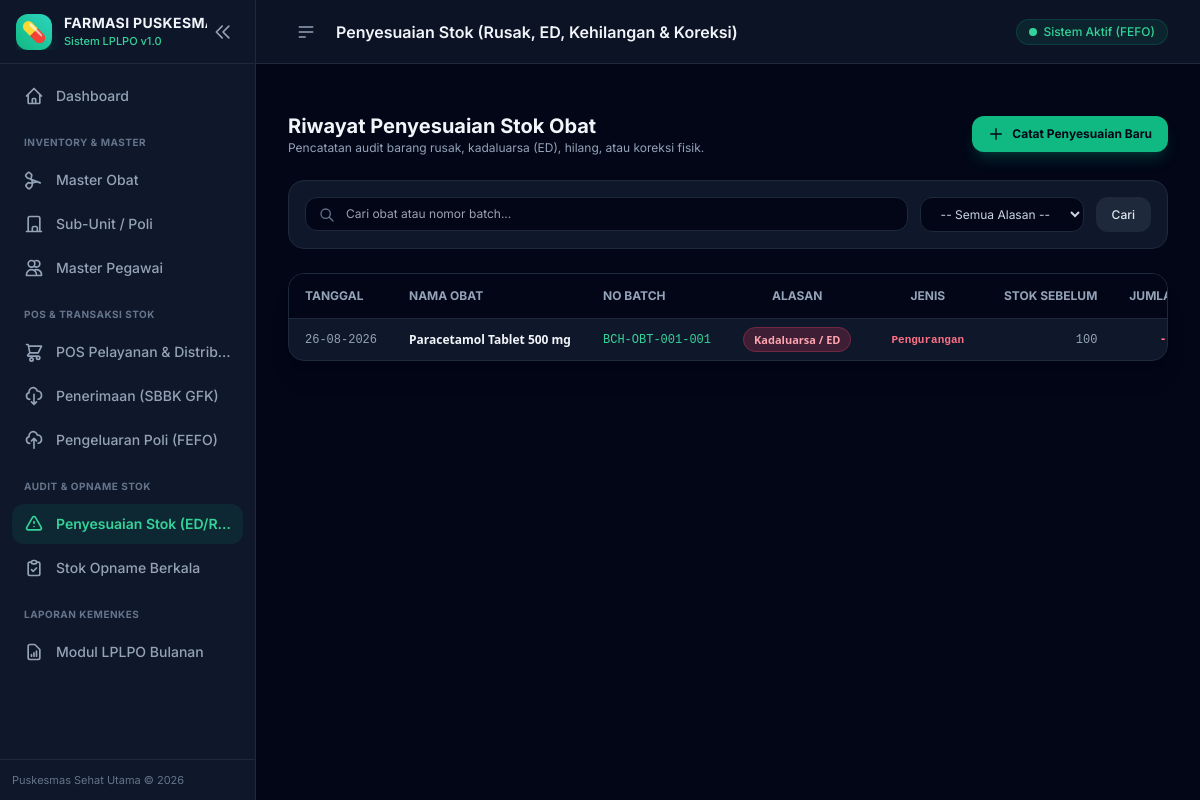
/penyesuaian/, run on the app's committed database.
### app/models.py (models this page shows, shortened)
class BaseModel(db.Model):
    __abstract__ = True

class PenyesuaianStok(BaseModel):
    __tablename__ = 'penyesuaian_stok'
    id = db.Column(db.Integer, primary_key=True)
    batch_id = db.Column(db.Integer, db.ForeignKey('batch_obat.id'), nullable=False)
    obat_id = db.Column(db.Integer, db.ForeignKey('obat.id'), nullable=False)
    jenis_penyesuaian = db.Column(db.String(20), nullable=False)  # 'Pengurangan' atau 'Penambahan'
    kategori_alasan = db.Column(db.String(50), nullable=False)   # 'Rusak', 'Hilang', 'Expired (ED)', 'Koreksi Fisik', 'Lain-lain'
    stok_sebelum = db.Column(db.Integer, nullable=False)
    jumlah_penyesuaian = db.Column(db.Integer, nullable=False)
    stok_setelah = db.Column(db.Integer, nullable=False)
    tanggal_penyesuaian = db.Column(db.Date, default=date.today)
    keterangan = db.Column(db.Text)
    petugas = db.Column(db.String(100), default='Daril Rahmatullah, S. Farm.')
    created_at = db.Column(db.DateTime, default=datetime.utcnow)
    batch = db.relationship('BatchObat')
    obat = db.relationship('Obat')

class Obat(BaseModel):
    __tablename__ = 'obat'
    id = db.Column(db.Integer, primary_key=True)
    kode_obat = db.Column(db.String(50), unique=True, nullable=False, index=True)
    nama_obat = db.Column(db.String(150), nullable=False)
    bentuk_sediaan = db.Column(db.String(50), default='Tablet')
    satuan = db.Column(db.String(30), default='Tablet')
    kategori = db.Column(db.String(50), default='Generik')
    harga_satuan = db.Column(db.Float, default=0.0)
    stok_minimum = db.Column(db.Integer, default=10)
    buffer_percent = db.Column(db.Float, default=0.20)
    created_at = db.Column(db.DateTime, default=datetime.utcnow)
    batches = db.relationship('BatchObat', backref='obat', lazy=True, cascade="all, delete-orphan")

class BatchObat(BaseModel):
    __tablename__ = 'batch_obat'
    id = db.Column(db.Integer, primary_key=True)
    obat_id = db.Column(db.Integer, db.ForeignKey('obat.id'), nullable=False)
    no_batch = db.Column(db.String(50), nullable=False)
    expired_date = db.Column(db.Date, nullable=False)
    stok_awal = db.Column(db.Integer, default=0)
    stok_sekarang = db.Column(db.Integer, default=0)
    sumber_dana = db.Column(db.String(50), default='APBD')
    harga_batch = db.Column(db.Float, default=0.0)
    created_at = db.Column(db.DateTime, default=datetime.utcnow)

### app/routes/penyesuaian.py (the view)
@penyesuaian_bp.route('/')
def list_penyesuaian():
    query = request.args.get('q', '').strip()
    alasan_filter = request.args.get('alasan', '').strip()
    penyesuaian_query = PenyesuaianStok.query.join(Obat).join(BatchObat)
    if query:
        penyesuaian_query = penyesuaian_query.filter(
            (Obat.nama_obat.ilike(f'%{query}%')) |
            (Obat.kode_obat.ilike(f'%{query}%')) |
            (BatchObat.no_batch.ilike(f'%{query}%'))
        )
    if alasan_filter:
        penyesuaian_query = penyesuaian_query.filter(PenyesuaianStok.kategori_alasan == alasan_filter)
    records = penyesuaian_query.order_by(PenyesuaianStok.created_at.desc()).all()
    obats = Obat.query.order_by(Obat.nama_obat.asc()).all()
    return render_template('penyesuaian/list.html', records=records, obats=obats, query=query, selected_alasan=alasan_filter)

### app/templates/penyesuaian/list.html (shortened to what this page needs)
{% extends 'base.html' %}
{% block header_title %}Penyesuaian Stok (Rusak, ED, Kehilangan & Koreksi){% endblock %}
{% block content %}
<div class="space-y-6">
    <div class="flex flex-col sm:flex-row items-start sm:items-center justify-between gap-4">
        <div>
            <h3 class="text-xl font-bold text-slate-100">Riwayat Penyesuaian Stok Obat</h3>
            <p class="text-xs text-slate-400">Pencatatan audit barang rusak, kadaluarsa (ED), hilang, atau koreksi fisik.</p>
        </div>
        <a href="{{ url_for('penyesuaian.tambah_penyesuaian') }}" class="px-4 py-2.5 bg-emerald-500 hover:bg-emerald-400 text-slate-950 font-bold rounded-xl transition-all shadow-lg shadow-emerald-500/20 text-xs flex items-center gap-2">
            <svg class="w-4 h-4" fill="none" stroke="currentColor" viewBox="0 0 24 24"><path stroke-linecap="round" stroke-linejoin="round" stroke-width="2" d="M12 4v16m8-8H4"/></svg>
            Catat Penyesuaian Baru
        </a>
    </div>
    <div class="bg-slate-900 p-4 rounded-2xl border border-slate-800 flex flex-col md:flex-row gap-4 justify-between items-center">
        <form method="GET" action="{{ url_for('penyesuaian.list_penyesuaian') }}" class="flex flex-col sm:flex-row gap-3 w-full">
            <div class="relative flex-1">
                <input type="text" name="q" value="{{ query }}" placeholder="Cari obat atau nomor batch..." class="w-full pl-10 pr-4 py-2 bg-slate-950 border border-slate-800 rounded-xl text-xs text-slate-100 focus:outline-none focus:border-emerald-500">
                <svg class="w-4 h-4 text-slate-500 absolute left-3.5 top-2.5" fill="none" stroke="currentColor" viewBox="0 0 24 24"><path stroke-linecap="round" stroke-linejoin="round" stroke-width="2" d="M21 21l-6-6m2-5a7 7 0 11-14 0 7 7 0 0114 0z"/></svg>
            </div>
            <select name="alasan" onchange="this.form.submit()" class="bg-slate-950 border border-slate-800 text-xs text-slate-300 rounded-xl px-4 py-2 focus:outline-none focus:border-emerald-500">
                <option value="">-- Semua Alasan --</option>
            </select>
            <button type="submit" class="px-4 py-2 bg-slate-800 hover:bg-slate-700 text-slate-200 text-xs font-medium rounded-xl">Cari</button>
        </form>
    </div>
    <div class="bg-slate-900 rounded-2xl border border-slate-800 overflow-hidden shadow-xl">
        <div class="overflow-x-auto">
            <table class="w-full text-xs text-left">
                <thead class="bg-slate-950 text-slate-400 uppercase font-semibold border-b border-slate-800 whitespace-nowrap">
                    <tr>
                        <th class="px-4 py-3.5">Tanggal</th>
                        <th class="px-4 py-3.5">Nama Obat</th>
                        <th class="px-4 py-3.5">No Batch</th>
                        <th class="px-4 py-3.5 text-center">Alasan</th>
                        <th class="px-4 py-3.5 text-center">Jenis</th>
                        <th class="px-4 py-3.5 text-right">Stok Sebelum</th>
                        <th class="px-4 py-3.5 text-right">Jumlah</th>
                    </tr>
                </thead>
                <tbody class="divide-y divide-slate-800/60 font-sans">
                    {% if records %}
                        {% for r in records %}
                        <tr class="hover:bg-slate-800/40 transition-colors">
                            <td class="px-4 py-3 font-mono text-slate-400 whitespace-nowrap">{{ r.tanggal_penyesuaian.strftime('%d-%m-%Y') }}</td>
                            <td class="px-4 py-3 font-bold text-slate-100 whitespace-nowrap">{{ r.obat.nama_obat }}</td>
                            <td class="px-4 py-3 font-mono text-emerald-400 whitespace-nowrap">{{ r.batch.no_batch }}</td>
                            <td class="px-4 py-3 text-center whitespace-nowrap">
                                <span class="px-2.5 py-1 rounded-full text-[11px] font-bold {{ 'bg-rose-500/20 text-rose-300 border border-rose-500/30' if r.kategori_alasan in ['Rusak / Cacat', 'Kadaluarsa / ED', 'Kehilangan'] else 'bg-amber-500/20 text-amber-300 border border-amber-500/30' }}">
                                    {{ r.kategori_alasan }}
                                </span>
                            </td>
                            <td class="px-4 py-3 text-center whitespace-nowrap">
                                <span class="px-2 py-0.5 rounded text-[11px] font-mono font-bold {{ 'text-rose-400' if r.jenis_penyesuaian == 'Pengurangan' else 'text-emerald-400' }}">
                                    {{ r.jenis_penyesuaian }}
                                </span>
                            </td>
                            <td class="px-4 py-3 text-right font-mono text-slate-400 whitespace-nowrap">{{ r.stok_sebelum|number }}</td>
                            <td class="px-4 py-3 text-right font-mono font-bold whitespace-nowrap {{ 'text-rose-400' if r.jenis_penyesuaian == 'Pengurangan' else 'text-emerald-400' }}">
                                {{ '-' if r.jenis_penyesuaian == 'Pengurangan' else '+' }}{{ r.jumlah_penyesuaian|number }}
                            </td>
                        </tr>
                        {% endfor %}
                    {% else %}
                        <tr>
                            <td colspan="9" class="text-center py-8 text-slate-500 text-xs">
                                Belum ada riwayat penyesuaian stok obat.
                            </td>
                        </tr>
                    {% endif %}
                </tbody>
            </table>
        </div>
    </div>
</div>
{% endblock %}

### app/templates/base.html (style rules this page uses)
body { font-family: 'Inter', sans-serif; }

### data on the page
PenyesuaianStok: tanggal_penyesuaian "26-08-2026", obat.nama_obat "Paracetamol Tablet 500 mg", batch.no_batch "BCH-OBT-001-001", kategori_alasan "Kadaluarsa / ED", jenis_penyesuaian "Pengurangan", stok_sebelum|number "100", jenis_penyesuaian "-"
